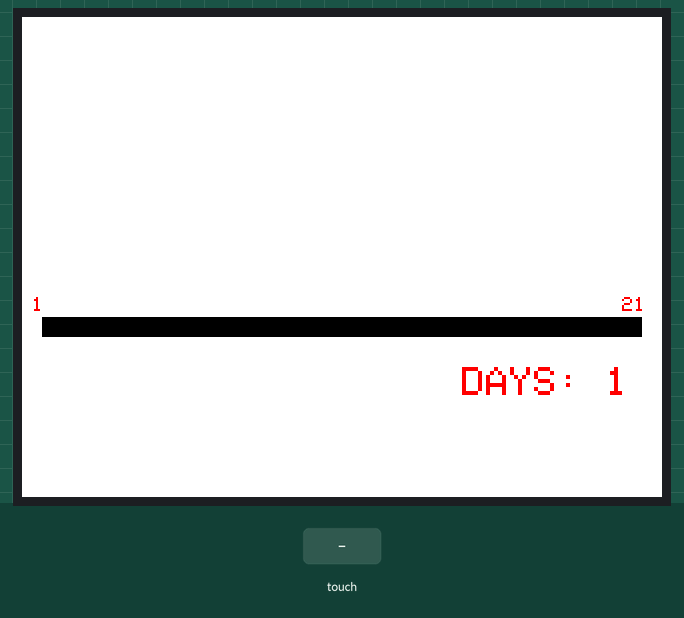
Recording of a sketch running on a simulated Arduino Uno, built with avr-gcc and run on an emulated ATmega328P. Parts: 320×240 colour display. Inputs (shaded band) come from the test bench. What the sketch prints to the serial monitor is not drawn.

Above: at 1.4 s.
1.5 s: touch panel pressed at 38 % / 10 % of its raw x / y range
At 2.1 s:
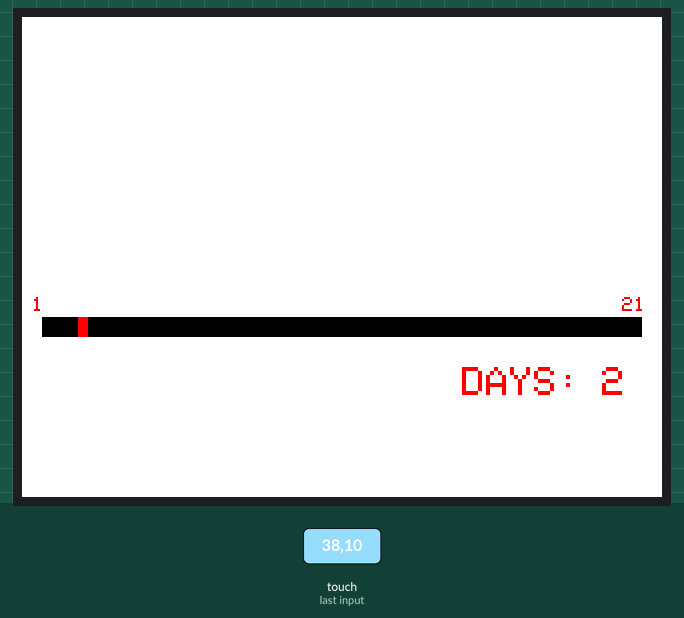
3.0 s: touch panel pressed at 38 % / 30 % of its raw x / y range
At 4.4 s:
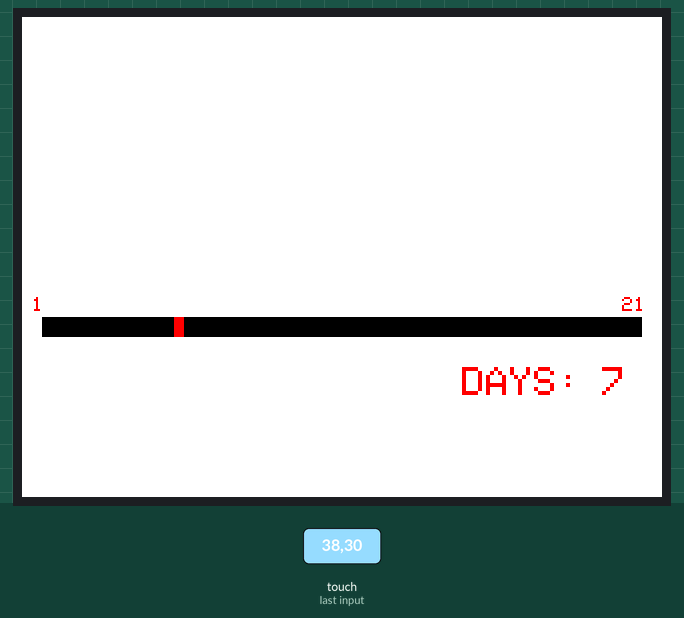
Timing chart, 0 to 6.0 s (numbered marks = the images above; inputs shaded):
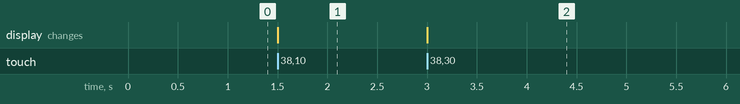

The sketch:

lcd_slider_1.ino
```cpp
#include <SPFD5408_Adafruit_GFX.h>
#include <SPFD5408_Adafruit_TFTLCD.h>
#include <SPFD5408_TouchScreen.h>
int days=01;
#if defined(__SAM3X8E__)
    #undef __FlashStringHelper::F(string_literal)
    #define F(string_literal) string_literal
#endif
#define YP A3
#define XM A2
#define YM 9
#define XP 8
#define TS_MINX 125
#define TS_MINY 85
#define TS_MAXX 965
#define TS_MAXY 905
#define LCD_CS A3
#define LCD_CD A2
#define LCD_WR A1
#define LCD_RD A0
// optional
#define LCD_RESET A4
#define Black           0x0000
#define White           0xFFFF
#define Red             0xF800
#define Yellow          0xFFE0
#define Green           0x07E0
#define BOXSIZE 40
#define PENRADIUS 3
#define MINPRESSURE 10
#define MAXPRESSURE 1000
TouchScreen ts = TouchScreen(XP, YP, XM, YM, 300);
Adafruit_TFTLCD tft(LCD_CS, LCD_CD, LCD_WR, LCD_RD, LCD_RESET);
uint16_t Xx=10; // Should be 10
uint16_t Yy=150; // can be mare than 60
uint16_t Ww=300;
uint16_t Hh=10;
uint16_t  Ccolor=Black;
byte MinDays=1;
byte MaxDays=21;

void setup(void) {
  Serial.begin(9600);
  Serial.println(F("Paint!"));
  tft.reset();
  tft.begin(0x9341); // SDFP5408
  tft.setRotation(1);
  tft.fillScreen(White);
  slider(Xx,Yy,Ww,Hh,Ccolor);


 }

void loop(){
  TSPoint p=ts.getPoint();
  pinMode(XM, OUTPUT);
  pinMode(YP, OUTPUT);
  //tft.fillRect(Xx+10,Yy ,5,10,Red );
  if(p.z > MINPRESSURE && p.z < MAXPRESSURE) {
  p.x = map(p.x, TS_MINX, TS_MAXX, 0, tft.width());
  p.y = map(p.y, TS_MINY, TS_MAXY, 0, tft.height());
//  Serial.print("("); Serial.print(p.x);
//  Serial.print(", "); Serial.print(p.y);
//  Serial.println(")");


 if(p.x > Xx+60 && p.x < Xx+105 && p.y >Yy-135 && p.y< Yy+65){
  int Y=p.y;
  Serial.println(Y);
  tft.fillRect(Xx+10,Yy ,5,10,Black );
  tft.fillRect(Y,Yy ,5,10,Red );
  tft.fillRect( Xx,Yy,Ww,Hh,Black);
  tft.fillRect(Y,Yy ,5,10,Red );
 }

if(p.x > Xx+60 && p.x < Xx+105 && p.y >Yy-135 && p.y< Yy+65){
  days= map(p.y, Yy-135 ,Yy+55 ,1,21); //Yy=150
   //Serial.print("Day:");
   //Serial.println(days);
        if(days<10){
        tft.setCursor(Xx+268,Yy+25);
        tft.setTextSize(2);
        tft.setTextColor(Red,White);
        tft.print(" ");
        tft.print(days);
       }
        if(days < (MaxDays+1) && days>9){
        tft.setCursor(Xx+268,Yy+25);
        tft.setTextSize (2);
        tft.setTextColor(Red,White);
        tft.print(days);
       }
    }
  }
}

void slider(uint16_t x,uint16_t y, uint16_t w,uint16_t h,uint16_t color){
  //void drawRect(uint16_t x0, uint16_t y0, uint16_t w, uint16_t h, uint16_t color);
  //tft.drawRect( 10,60,300,10,Black);
  tft.fillRect( x,y,w,h,color);
  tft.setCursor(x-5,y-10);// 5,140
  tft.setTextSize(1);
  tft.setTextColor(Red);
  tft.println("1");
  tft.setCursor(x+290,y-10);
  tft.setTextSize (1);
  tft.setTextColor(Red);
  tft.println("21");
  tft.setCursor(x+210,y+25);
  tft.setTextSize (2);
  tft.setTextColor(Red);
  tft.print("DAYS: ");
  tft.print(days);
//  positioner();
}

//void positioner(){
//  TSPoint p=ts.getPoint();
//  pinMode(XM, OUTPUT);
//  pinMode(YP, OUTPUT);
//  if(p.z > MINPRESSURE && p.z < MAXPRESSURE) {
//  p.x = map(p.x, TS_MINX, TS_MAXX, 0, tft.width());
//  p.y = map(p.y, TS_MINY, TS_MAXY, 0, tft.height());
//  Serial.print("("); Serial.print(p.x);
//  Serial.print(", "); Serial.print(p.y);
//  Serial.println(")");
//
// if( p.y >Yy-135 && p.y< Yy+65 ){
//   int X=p.x;
//   tft.fillRect( p.y,X ,5,20,Red );
// }
//}
//}
```

Measured:
- after the input at 1.5 s, the display: changes at once (image 1)
- after the input at 3.0 s, the display: changes at once (image 2)
